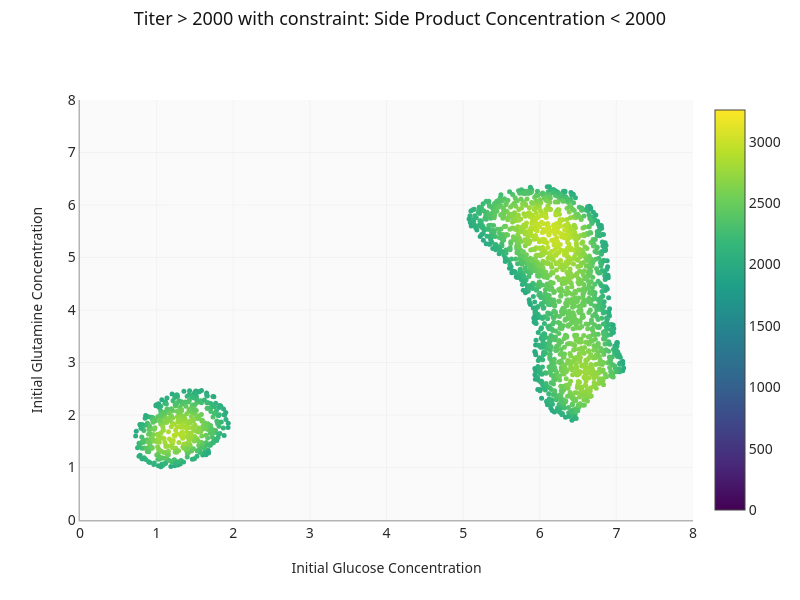

Notebook source saved alongside this figure:
### Code cell
fig = go.Figure()
fig.add_trace(
    go.Scatter(
        x=df_filtered_const_obj[x_name],
        y=df_filtered_const_obj[y_name],
        mode="markers",
        marker=dict(
            size=5,
            color=df_filtered_const_obj[main_output_name],
            colorscale="Viridis",
            showscale=True,
            cmin=min_conc,
            cmax=max_conc,
        ),
    )
)
fig.update_layout(
    title=f"{main_display_name} > {OBJECTIVE_THRESHOLD} with constraint: {constraint_display_name} < {CONSTRAINT_THRESHOLD}",
    xaxis_title=x_display_name,
    yaxis_title=y_display_name,
    width=800,
    height=600,
)
fig.update_xaxes(range=[x_min, x_max])
fig.update_yaxes(range=[y_min, y_max])

### Figure 1 — Plotly figure (JSON) as saved in the notebook; plotly's stock layout.template omitted (floating-point values rounded to 4 significant figures; data arrays with more than 128 entries replaced by an {"elided": "..."} marker saying what was removed)
{"data": [{"marker": {"cmax": 3259.0, "cmin": 0.003224, "color": {"elided": "2005 float values"}, "colorscale": [[0, "#440154"], [0.1111, "#482878"], [0.2222, "#3e4989"], [0.3333, "#31688e"], [0.4444, "#26828e"], [0.5556, "#1f9e89"], [0.6667, "#35b779"], [0.7778, "#6ece58"], [0.8889, "#b5de2b"], [1, "#fde725"]], "showscale": true, "size": 5}, "mode": "markers", "type": "scatter", "x": {"elided": "2005 float values"}, "y": {"elided": "2005 float values"}}], "layout": {"height": 600, "title": {"text": "Titer > 2000 with constraint: Side Product Concentration < 2000"}, "width": 800, "xaxis": {"range": [0.0002, 8.0], "title": {"text": "Initial Glucose Concentration"}}, "yaxis": {"range": [0.0002, 8.0], "title": {"text": "Initial Glutamine Concentration"}}}}
